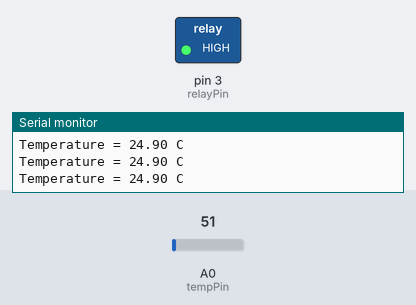
Simulated run of this sketch. Board: Arduino Uno, built with avr-gcc and run on an emulated ATmega328P. Shown: switched loads named in the sketch (green lamp = pin HIGH), the last lines printed to the serial monitor. The test bench sets the inputs (shaded band); at power-on: A0 (tempPin) = 51.

Above: at 1.3 s.
1.4 s: A0 (tempPin) set to 60
2.9 s: A0 (tempPin) set to 73
At 3.9 s:
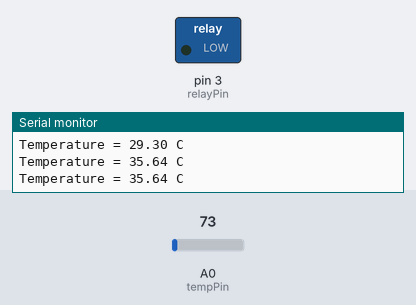
4.5 s: A0 (tempPin) set to 61
At 5.1 s:
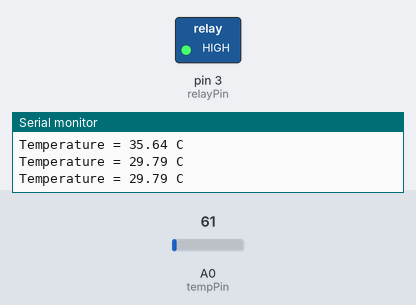
6.0 s: A0 (tempPin) set to 71
At 6.4 s:
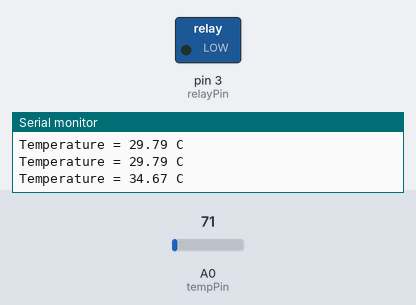
Timing chart, 0 to 8.5 s (numbered marks = the images above; inputs shaded):
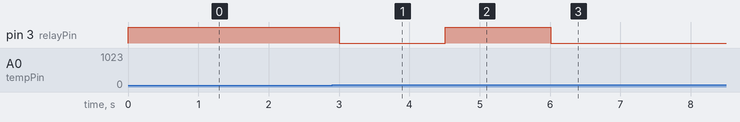

Measured:
- the behaviour switches between 67 and 68 on A0 (tempPin) (found by bisection; images 0 and 1)
- after the input at 2.9 s, pin 3 (relayPin): HIGH → LOW after 0.11 s
- after the input at 4.5 s, pin 3 (relayPin): LOW → HIGH at once
- after the input at 6.0 s, pin 3 (relayPin): HIGH → LOW at once

The sketch:

Automatic_Fan_Proteus.ino
```cpp
const int tempPin = A0;
const int relayPin  = 3;
int analogValue;
float tempValue;
float temperature;

void setup() {
  // put your setup code here, to run once:
  Serial.begin(9600);
  pinMode(relayPin, OUTPUT);
}

void loop() {
  // put your main code here, to run repeatedly:
  analogValue = analogRead(tempPin);
  tempValue = (analogValue/1024.0)*5000;
  temperature = tempValue/10;

  Serial.print("Temperature = ");
  Serial.print(temperature);
  Serial.println(" C");

  if(temperature > 33.0){
  // Relay menyala
    digitalWrite(relayPin, LOW);
  } else {
   // Relay Mati
    digitalWrite(relayPin, HIGH);
  }

  delay(500);

}
```
